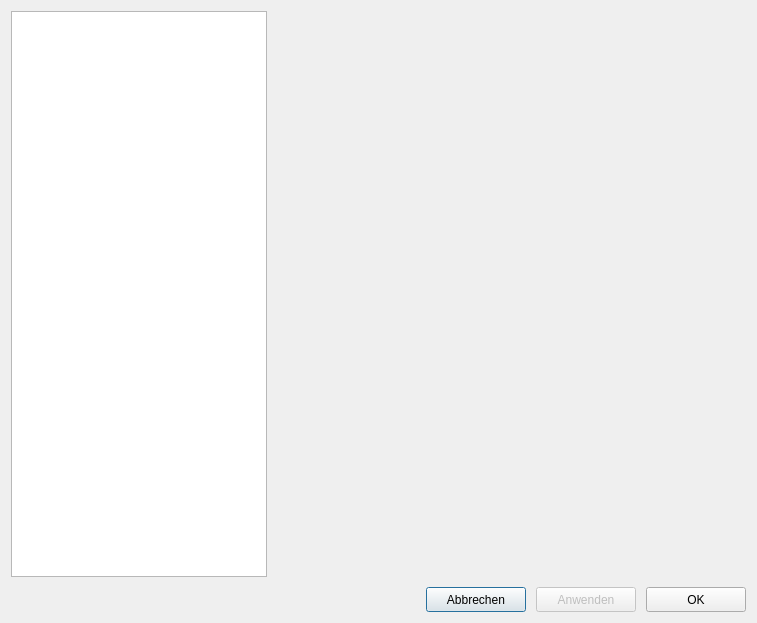
<?xml version="1.0" encoding="UTF-8"?>
<ui version="4.0">
 <class>QMSettingsDialog</class>
 <widget class="QDialog" name="QMSettingsDialog">
  <property name="geometry">
   <rect>
    <x>0</x>
    <y>0</y>
    <width>757</width>
    <height>623</height>
   </rect>
  </property>
  <property name="windowTitle">
   <string>Einstellungen</string>
  </property>
  <layout class="QVBoxLayout" name="verticalLayout_2">
   <item>
    <layout class="QVBoxLayout" name="verticalLayout">
     <property name="spacing">
      <number>10</number>
     </property>
     <item>
      <layout class="QHBoxLayout" name="horizontalLayout" stretch="0,2">
       <property name="spacing">
        <number>20</number>
       </property>
       <item>
        <widget class="QTreeWidget" name="twSettingGroups">
         <property name="editTriggers">
          <set>QAbstractItemView::NoEditTriggers</set>
         </property>
         <property name="showDropIndicator" stdset="0">
          <bool>false</bool>
         </property>
         <property name="indentation">
          <number>20</number>
         </property>
         <property name="itemsExpandable">
          <bool>true</bool>
         </property>
         <property name="expandsOnDoubleClick">
          <bool>true</bool>
         </property>
         <attribute name="headerVisible">
          <bool>false</bool>
         </attribute>
         <column>
          <property name="text">
           <string>Optionen</string>
          </property>
         </column>
        </widget>
       </item>
       <item>
        <widget class="QStackedWidget" name="swSettingGroups">
         <property name="frameShape">
          <enum>QFrame::NoFrame</enum>
         </property>
         <property name="lineWidth">
          <number>0</number>
         </property>
         <property name="currentIndex">
          <number>-1</number>
         </property>
        </widget>
       </item>
      </layout>
     </item>
     <item>
      <layout class="QHBoxLayout" name="horizontalLayout_9">
       <item>
        <spacer name="horizontalSpacer_2">
         <property name="orientation">
          <enum>Qt::Horizontal</enum>
         </property>
         <property name="sizeHint" stdset="0">
          <size>
           <width>40</width>
           <height>20</height>
          </size>
         </property>
        </spacer>
       </item>
       <item>
        <widget class="QPushButton" name="pbReject">
         <property name="minimumSize">
          <size>
           <width>100</width>
           <height>25</height>
          </size>
         </property>
         <property name="text">
          <string>Abbrechen</string>
         </property>
         <property name="default">
          <bool>false</bool>
         </property>
         <property name="flat">
          <bool>false</bool>
         </property>
        </widget>
       </item>
       <item>
        <widget class="QPushButton" name="pbApply">
         <property name="enabled">
          <bool>false</bool>
         </property>
         <property name="minimumSize">
          <size>
           <width>100</width>
           <height>25</height>
          </size>
         </property>
         <property name="text">
          <string>Anwenden</string>
         </property>
        </widget>
       </item>
       <item>
        <widget class="QPushButton" name="pbAccept">
         <property name="minimumSize">
          <size>
           <width>100</width>
           <height>25</height>
          </size>
         </property>
         <property name="text">
          <string>OK</string>
         </property>
        </widget>
       </item>
      </layout>
     </item>
    </layout>
   </item>
  </layout>
 </widget>
 <resources/>
 <connections>
  <connection>
   <sender>pbAccept</sender>
   <signal>clicked()</signal>
   <receiver>QMSettingsDialog</receiver>
   <slot>accept()</slot>
   <hints>
    <hint type="sourcelabel">
     <x>590</x>
     <y>525</y>
    </hint>
    <hint type="destinationlabel">
     <x>400</x>
     <y>273</y>
    </hint>
   </hints>
  </connection>
  <connection>
   <sender>pbReject</sender>
   <signal>clicked()</signal>
   <receiver>QMSettingsDialog</receiver>
   <slot>reject()</slot>
   <hints>
    <hint type="sourcelabel">
     <x>671</x>
     <y>525</y>
    </hint>
    <hint type="destinationlabel">
     <x>400</x>
     <y>273</y>
    </hint>
   </hints>
  </connection>
  <connection>
   <sender>pbApply</sender>
   <signal>clicked()</signal>
   <receiver>QMSettingsDialog</receiver>
   <slot>apply()</slot>
   <hints>
    <hint type="sourcelabel">
     <x>752</x>
     <y>525</y>
    </hint>
    <hint type="destinationlabel">
     <x>400</x>
     <y>273</y>
    </hint>
   </hints>
  </connection>
  <connection>
   <sender>twSettingGroups</sender>
   <signal>itemClicked(QTreeWidgetItem*,int)</signal>
   <receiver>QMSettingsDialog</receiver>
   <slot>changeSettingsGroup(QTreeWidgetItem*,int)</slot>
   <hints>
    <hint type="sourcelabel">
     <x>138</x>
     <y>256</y>
    </hint>
    <hint type="destinationlabel">
     <x>400</x>
     <y>273</y>
    </hint>
   </hints>
  </connection>
 </connections>
 <slots>
  <slot>showSettingGroup(QTreeViewItem*,int)</slot>
  <slot>apply()</slot>
  <slot>changeSettingsGroup(QTreeWidgetItem*,int)</slot>
  <slot>settingsChanged()</slot>
  <slot>changeGridColor()</slot>
  <slot>changeSelectionColor()</slot>
  <slot>addIgnore()</slot>
  <slot>removeIgnore()</slot>
  <slot>changeOkColor()</slot>
  <slot>changeBadColor()</slot>
  <slot>chooseBackupPath()</slot>
  <slot>chooseCentralizedSettingsFile()</slot>
  <slot>restartNeededInformation()</slot>
 </slots>
</ui>
